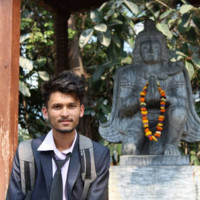
#> input picture prajin.jpg, 200 x 200 px
$ jupyter execute 1.ConvertingIntoGrayScale.ipynb
#> lines starting #> are read from the running program, lines starting #| are printed output that depends on the picture
[cell 1]
#Opening an image,printing its shape and converting into grayscale

#import numpy and open-cv
import numpy as np
import cv2
from matplotlib import pyplot as plt

#Read the image into img
img = cv2.imread('prajin.jpg')
#> img is the input picture: shape (200, 200, 3); mean B, G, R 93.6, 100.7, 104.7


#display image
cv2.imshow('pic',img)

#Change picture into grayscale and display it
img1 = cv2.imread('pic.jpg',0)
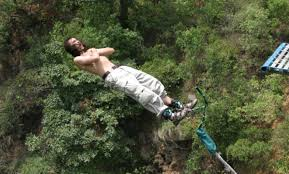
#> input picture pic.jpg, 289 x 174 px
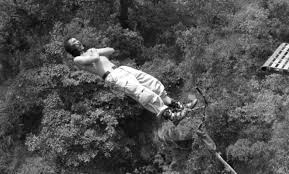
#> img1: shape (174, 289); min 0, max 255, mean 79.3
cv2.imshow('GrayPic',img1)

#display image indefinitely until closed
cv2.waitKey(0)

#clear windows
cv2.destroyAllWindows()

#shape returns a tuple of the number of rows, columns, and channels (if the image is color)
print(img.shape)
#| (200, 200, 3)

print(img[:,:,0])
#> (printed output is left out)
